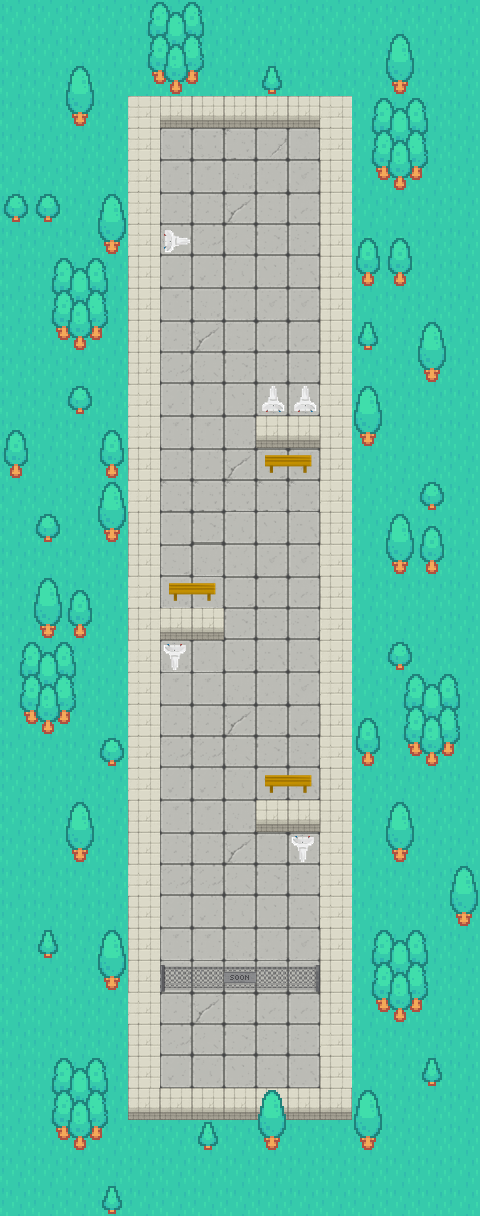

This game map was drawn from its Tiled (.tmx) file and the tilesets committed beside it. A one-line description and the trimmed map source follow:
An orthogonal 15x38 tile map with 32x32 px tiles, 3 tile layers (Background, Object_pictures, Decoration), 4 tilesets and 26 objects (15x obstacle, 10x level_block, spawnpoint).

<map version="1.10" tiledversion="1.11.2" orientation="orthogonal" renderorder="right-down" width="15" height="38" tilewidth="32" tileheight="32" infinite="0" nextlayerid="8" nextobjectid="78">
 <tileset firstgid="1" source="roadmap_assets.tsx" />
 <tileset firstgid="17" source="roadmap_background.tsx" />
 <tileset firstgid="41" source="outer.tsx" />
 <tileset firstgid="95" source="restroom_assets.tsx" />
 <layer id="7" name="Background" width="15" height="38">
  <data>[570 cells, 570 non-empty, 24 distinct tile ids]</data>
 </layer>
 <layer id="5" name="Object_pictures" width="15" height="38">
  <data>[570 cells, 16 non-empty, 7 distinct tile ids]</data>
 </layer>
 <layer id="1" name="Decoration" width="15" height="38">
  <data>[570 cells, 118 non-empty, 15 distinct tile ids]</data>
 </layer>
 <objectgroup id="3" name="Objects">
  <object id="41" name="Wall" type="obstacle" x="128" y="96" width="32" height="1024" />
  <object id="42" name="Wall" type="obstacle" x="320" y="96" width="32" height="1024" />
  <object id="43" name="Wall" type="obstacle" x="160" y="96" width="160" height="32" />
  <object id="44" name="Fence" type="obstacle" x="160" y="960" width="160" height="32" />
  <object id="45" name="Level" type="level_block" x="224" y="224" width="32" height="32">
   <properties>
    <property name="level_number" type="int" value="1" />
   </properties>
  </object>
  <object id="46" name="Level" type="level_block" x="288" y="288" width="32" height="32">
   <properties>
    <property name="level_number" type="int" value="2" />
   </properties>
  </object>
  <object id="47" name="Level" type="level_block" x="224" y="352" width="32" height="32">
   <properties>
    <property name="level_number" type="int" value="3" />
   </properties>
  </object>
  <object id="48" name="Level" type="level_block" x="160" y="480" width="32" height="32">
   <properties>
    <property name="level_number" type="int" value="4" />
   </properties>
  </object>
  <object id="49" name="Level" type="level_block" x="192" y="544" width="32" height="32">
   <properties>
    <property name="level_number" type="int" value="5" />
   </properties>
  </object>
  <object id="50" name="Level" type="level_block" x="288" y="608" width="32" height="32">
   <properties>
    <property name="level_number" type="int" value="6" />
   </properties>
  </object>
  <object id="51" name="Level" type="level_block" x="224" y="672" width="32" height="32">
   <properties>
    <property name="level_number" type="int" value="7" />
   </properties>
  </object>
  <object id="52" name="Level" type="level_block" x="224" y="768" width="32" height="32">
   <properties>
    <property name="level_number" type="int" value="8" />
   </properties>
  </object>
  <object id="53" name="Level" type="level_block" x="160" y="864" width="32" height="32">
   <properties>
    <property name="level_number" type="int" value="9" />
   </properties>
  </object>
  <object id="54" name="Level" type="level_block" x="224" y="928" width="32" height="32">
   <properties>
    <property name="level_number" type="int" value="10" />
   </properties>
  </object>
  <object id="55" name="Wall" type="obstacle" x="256" y="800" width="64" height="32" />
  <object id="56" name="Wall" type="obstacle" x="160" y="608" width="64" height="32" />
  <object id="57" name="Wall" type="obstacle" x="256" y="416" width="64" height="32" />
  <object id="58" name="Bench" type="obstacle" x="264.735" y="775.461" width="46.7209" height="10.5353" />
  <object id="59" name="Bench" type="obstacle" x="169.5" y="583.742" width="46.7209" height="10.5353" />
  <object id="60" name="Bench" type="obstacle" x="264.932" y="455.18" width="46.7209" height="10.5353" />
  <object id="65" name="Sink" type="obstacle" x="159.182" y="228.524" width="32" height="22.91" />
  <object id="66" name="Sink" type="obstacle" x="259.893" y="384.015" width="25.2139" height="32" />
  <object id="68" name="Sink" type="obstacle" x="292.011" y="383.879" width="25.2139" height="32" />
  <object id="72" name="Sink" type="obstacle" x="163.165" y="639.705" width="25.2139" height="32" />
  <object id="74" name="Sink" type="obstacle" x="290.893" y="832" width="25.2139" height="32" />
 </objectgroup>
 <objectgroup id="4" name="Spawnpoint">
  <object id="61" name="Spawnpoint" type="spawnpoint" x="224" y="160" width="32" height="32" />
 </objectgroup>
</map>
